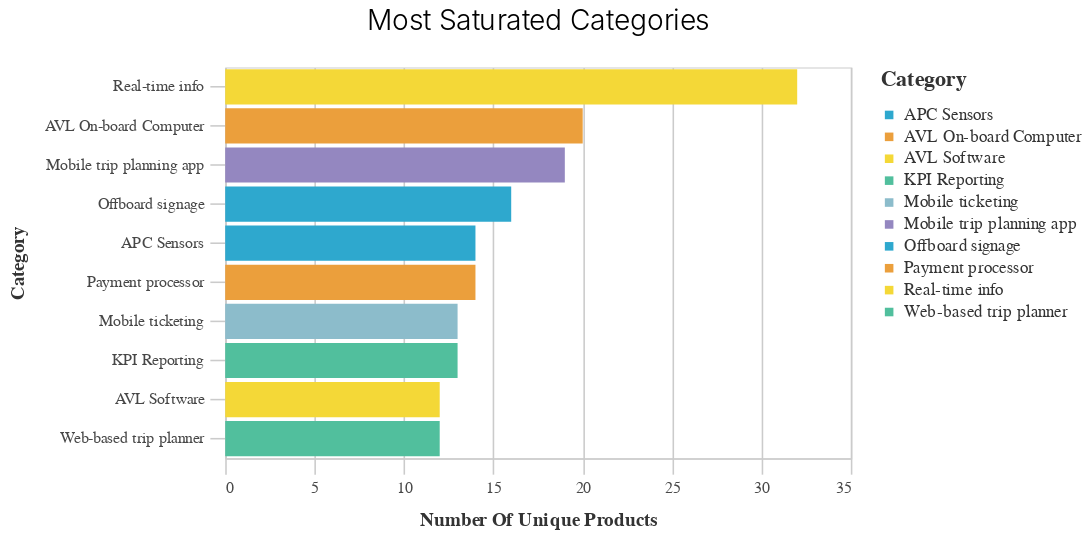

Write notebook code for a chart like this one.
### Code cell
utils.basic_bar_chart(
    most_saturated_category,
    "number of unique products",
    "category",
    "category",
    "Most Saturated Categories",
)

### Figure 1 — Vega-Lite specification as saved in the notebook (floating-point values rounded to 4 significant figures)
{"config": {"view": {"continuousWidth": 400, "continuousHeight": 300}, "axis": {"domainColor": "#cbcbcb", "grid": true, "gridColor": "#cbcbcb", "gridWidth": 1, "labelColor": "#474747", "labelFont": "Nunito Sans", "labelFontSize": 10, "labelPadding": 4, "tickColor": "#cbcbcb", "tickSize": 10, "titleColor": "#333", "titleFont": "Raleway", "titleFontSize": 12, "titlePadding": 10}, "axisBand": {"grid": false}, "background": "white", "font": "Raleway", "header": {"labelFont": "Nunito Sans", "titleFont": "Raleway"}, "legend": {"labelColor": "#333", "labelFont": "Nunito Sans", "labelFontSize": 11, "labelLimit": 0, "padding": 1, "symbolSize": 30, "symbolType": "square", "titleColor": "#333", "titleFont": "Raleway", "titleFontSize": 14, "titlePadding": 10}, "title": {"anchor": "middle", "font": "Raleway", "fontSize": 18, "fontWeight": 300, "offset": 20}}, "data": {"name": "data-04784cd730b6b827b48c8b1c0fd80aa8"}, "mark": "bar", "encoding": {"color": {"field": "category", "legend": {"title": "Category"}, "scale": {"range": ["#2EA8CE", "#EB9F3C", "#F4D837", "#51BF9D", "#8CBCCB", "#9487C0"]}, "type": "nominal"}, "x": {"field": "number of unique products", "title": "Number Of Unique Products", "type": "quantitative"}, "y": {"field": "category", "sort": "-x", "title": "Category", "type": "nominal"}}, "height": 250, "title": "Most Saturated Categories", "width": 400, "$schema": "https://vega.github.io/schema/vega-lite/v4.17.0.json", "datasets": {"data-04784cd730b6b827b48c8b1c0fd80aa8": [{"category": "Real-time info", "number of unique products": 32.0}, {"category": "AVL On-board Computer", "number of unique products": 20.0}, {"category": "Mobile trip planning app", "number of unique products": 19.0}, {"category": "Offboard signage", "number of unique products": 16.0}, {"category": "APC Sensors", "number of unique products": 14.0}, {"category": "Payment processor", "number of unique products": 14.0}, {"category": "Mobile ticketing", "number of unique products": 13.0}, {"category": "KPI Reporting", "number of unique products": 13.0}, {"category": "AVL Software", "number of unique products": 12.0}, {"category": "Web-based trip planner", "number of unique products": 12.0}]}}
